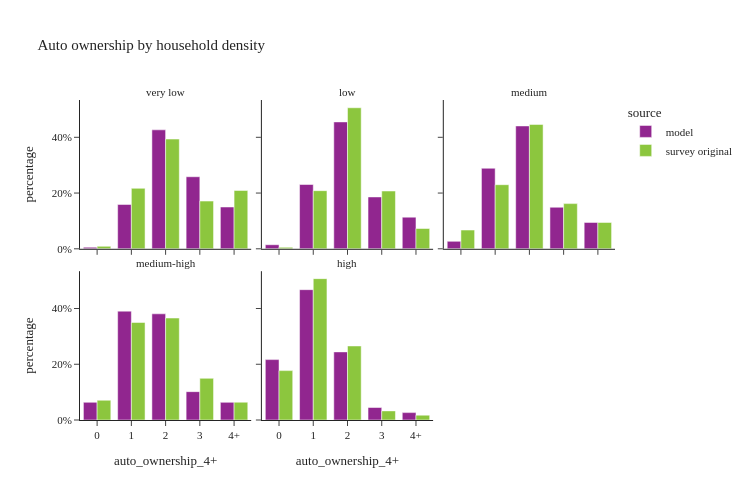

Notebook code cell kept with this figure:
### Code cell
util.plot_share_facetbar(hh_data.dropna(subset=['log_hh_1_group']), 'hh_weight', share_col="auto_ownership_4+", title="Auto ownership by household density", 
                            facet_col="log_hh_1_group", facet_col_wrap=3, height=500, orientation='v')

### Figure 1 — Plotly figure (JSON) as saved in the notebook; plotly's stock layout.template omitted (floating-point values rounded to 4 significant figures)
{"data": [{"alignmentgroup": "True", "customdata": [[1215], [34505], [92586], [56081], [32530]], "hovertemplate": "source=model<br>log_hh_1_group=very low<br>auto_ownership_4+=%{x}<br>percentage=%{y}<br>sample_size=%{customdata[0]}<extra></extra>", "legendgroup": "model", "marker": {"color": "#91268F", "pattern": {"shape": ""}}, "name": "model", "offsetgroup": "model", "orientation": "v", "showlegend": true, "textposition": "auto", "type": "bar", "x": ["0", "1", "2", "3", "4+"], "xaxis": "x4", "y": [0.005601, 0.1591, 0.4268, 0.2585, 0.15], "yaxis": "y4"}, {"alignmentgroup": "True", "customdata": [[3178], [50062], [98799], [40378], [24627]], "hovertemplate": "source=model<br>log_hh_1_group=low<br>auto_ownership_4+=%{x}<br>percentage=%{y}<br>sample_size=%{customdata[0]}<extra></extra>", "legendgroup": "model", "marker": {"color": "#91268F", "pattern": {"shape": ""}}, "name": "model", "offsetgroup": "model", "orientation": "v", "showlegend": false, "textposition": "auto", "type": "bar", "x": ["0", "1", "2", "3", "4+"], "xaxis": "x5", "y": [0.01464, 0.2307, 0.4552, 0.186, 0.1135], "yaxis": "y5"}, {"alignmentgroup": "True", "customdata": [[11599], [125370], [191271], [64667], [41055]], "hovertemplate": "source=model<br>log_hh_1_group=medium<br>auto_ownership_4+=%{x}<br>percentage=%{y}<br>sample_size=%{customdata[0]}<extra></extra>", "legendgroup": "model", "marker": {"color": "#91268F", "pattern": {"shape": ""}}, "name": "model", "offsetgroup": "model", "orientation": "v", "showlegend": false, "textposition": "auto", "type": "bar", "x": ["0", "1", "2", "3", "4+"], "xaxis": "x6", "y": [0.02673, 0.2889, 0.4408, 0.149, 0.09461], "yaxis": "y6"}, {"alignmentgroup": "True", "customdata": [[27511], [169389], [165200], [44105], [27467]], "hovertemplate": "source=model<br>log_hh_1_group=medium-high<br>auto_ownership_4+=%{x}<br>percentage=%{y}<br>sample_size=%{customdata[0]}<extra></extra>", "legendgroup": "model", "marker": {"color": "#91268F", "pattern": {"shape": ""}}, "name": "model", "offsetgroup": "model", "orientation": "v", "showlegend": false, "textposition": "auto", "type": "bar", "x": ["0", "1", "2", "3", "4+"], "xaxis": "x", "y": [0.06344, 0.3906, 0.3809, 0.1017, 0.06334], "yaxis": "y"}, {"alignmentgroup": "True", "customdata": [[94106], [203051], [106122], [19463], [11515]], "hovertemplate": "source=model<br>log_hh_1_group=high<br>auto_ownership_4+=%{x}<br>percentage=%{y}<br>sample_size=%{customdata[0]}<extra></extra>", "legendgroup": "model", "marker": {"color": "#91268F", "pattern": {"shape": ""}}, "name": "model", "offsetgroup": "model", "orientation": "v", "showlegend": false, "textposition": "auto", "type": "bar", "x": ["0", "1", "2", "3", "4+"], "xaxis": "x2", "y": [0.2167, 0.4676, 0.2444, 0.04482, 0.02652], "yaxis": "y2"}, {"alignmentgroup": "True", "customdata": [[5], [87], [159], [70], [39]], "hovertemplate": "source=survey original<br>log_hh_1_group=very low<br>auto_ownership_4+=%{x}<br>percentage=%{y}<br>sample_size=%{customdata[0]}<extra></extra>", "legendgroup": "survey original", "marker": {"color": "#8CC63E", "pattern": {"shape": ""}}, "name": "survey original", "offsetgroup": "survey original", "orientation": "v", "showlegend": true, "textposition": "auto", "type": "bar", "x": ["0", "1", "2", "3", "4+"], "xaxis": "x4", "y": [0.008911, 0.217, 0.3937, 0.1712, 0.2092], "yaxis": "y4"}, {"alignmentgroup": "True", "customdata": [[8], [80], [145], [49], [14]], "hovertemplate": "source=survey original<br>log_hh_1_group=low<br>auto_ownership_4+=%{x}<br>percentage=%{y}<br>sample_size=%{customdata[0]}<extra></extra>", "legendgroup": "survey original", "marker": {"color": "#8CC63E", "pattern": {"shape": ""}}, "name": "survey original", "offsetgroup": "survey original", "orientation": "v", "showlegend": false, "textposition": "auto", "type": "bar", "x": ["0", "1", "2", "3", "4+"], "xaxis": "x5", "y": [0.005317, 0.2086, 0.506, 0.2072, 0.07281], "yaxis": "y5"}, {"alignmentgroup": "True", "customdata": [[29], [219], [265], [79], [36]], "hovertemplate": "source=survey original<br>log_hh_1_group=medium<br>auto_ownership_4+=%{x}<br>percentage=%{y}<br>sample_size=%{customdata[0]}<extra></extra>", "legendgroup": "survey original", "marker": {"color": "#8CC63E", "pattern": {"shape": ""}}, "name": "survey original", "offsetgroup": "survey original", "orientation": "v", "showlegend": false, "textposition": "auto", "type": "bar", "x": ["0", "1", "2", "3", "4+"], "xaxis": "x6", "y": [0.06727, 0.23, 0.4461, 0.1621, 0.09448], "yaxis": "y6"}, {"alignmentgroup": "True", "customdata": [[58], [368], [252], [55], [34]], "hovertemplate": "source=survey original<br>log_hh_1_group=medium-high<br>auto_ownership_4+=%{x}<br>percentage=%{y}<br>sample_size=%{customdata[0]}<extra></extra>", "legendgroup": "survey original", "marker": {"color": "#8CC63E", "pattern": {"shape": ""}}, "name": "survey original", "offsetgroup": "survey original", "orientation": "v", "showlegend": false, "textposition": "auto", "type": "bar", "x": ["0", "1", "2", "3", "4+"], "xaxis": "x", "y": [0.0709, 0.3499, 0.3658, 0.1495, 0.06388], "yaxis": "y"}, {"alignmentgroup": "True", "customdata": [[539], [940], [293], [36], [11]], "hovertemplate": "source=survey original<br>log_hh_1_group=high<br>auto_ownership_4+=%{x}<br>percentage=%{y}<br>sample_size=%{customdata[0]}<extra></extra>", "legendgroup": "survey original", "marker": {"color": "#8CC63E", "pattern": {"shape": ""}}, "name": "survey original", "offsetgroup": "survey original", "orientation": "v", "showlegend": false, "textposition": "auto", "type": "bar", "x": ["0", "1", "2", "3", "4+"], "xaxis": "x2", "y": [0.1772, 0.5071, 0.2656, 0.03269, 0.01734], "yaxis": "y2"}], "layout": {"annotations": [{"font": {}, "showarrow": false, "text": "medium-high", "x": 0.16, "xanchor": "center", "xref": "paper", "y": 0.465, "yanchor": "bottom", "yref": "paper"}, {"font": {}, "showarrow": false, "text": "high", "x": 0.5, "xanchor": "center", "xref": "paper", "y": 0.465, "yanchor": "bottom", "yref": "paper"}, {"font": {}, "showarrow": false, "text": "very low", "x": 0.16, "xanchor": "center", "xref": "paper", "y": 1.0, "yanchor": "bottom", "yref": "paper"}, {"font": {}, "showarrow": false, "text": "low", "x": 0.5, "xanchor": "center", "xref": "paper", "y": 1.0, "yanchor": "bottom", "yref": "paper"}, {"font": {}, "showarrow": false, "text": "medium", "x": 0.84, "xanchor": "center", "xref": "paper", "y": 1.0, "yanchor": "bottom", "yref": "paper"}], "barmode": "group", "height": 500, "legend": {"title": {"text": "source"}, "tracegroupgap": 0}, "title": {"text": "Auto ownership by household density"}, "width": 750, "xaxis": {"anchor": "y", "domain": [0.0, 0.32], "title": {"text": "auto_ownership_4+"}}, "xaxis2": {"anchor": "y2", "domain": [0.34, 0.66], "matches": "x", "title": {"text": "auto_ownership_4+"}}, "xaxis3": {"anchor": "y3", "domain": [0.68, 1.0], "matches": "x", "title": {"text": "auto_ownership_4+"}}, "xaxis4": {"anchor": "y4", "domain": [0.0, 0.32], "matches": "x", "showticklabels": false}, "xaxis5": {"anchor": "y5", "domain": [0.34, 0.66], "matches": "x", "showticklabels": false}, "xaxis6": {"anchor": "y6", "domain": [0.68, 1.0], "matches": "x", "showticklabels": false}, "yaxis": {"anchor": "x", "domain": [0.0, 0.465], "tickformat": ".0%", "title": {"text": "percentage"}}, "yaxis2": {"anchor": "x2", "domain": [0.0, 0.465], "matches": "y", "showticklabels": false, "tickformat": ".0%"}, "yaxis3": {"anchor": "x3", "domain": [0.0, 0.465], "matches": "y", "showticklabels": false, "tickformat": ".0%"}, "yaxis4": {"anchor": "x4", "domain": [0.535, 1.0], "matches": "y", "tickformat": ".0%", "title": {"text": "percentage"}}, "yaxis5": {"anchor": "x5", "domain": [0.535, 1.0], "matches": "y", "showticklabels": false, "tickformat": ".0%"}, "yaxis6": {"anchor": "x6", "domain": [0.535, 1.0], "matches": "y", "showticklabels": false, "tickformat": ".0%"}}}
